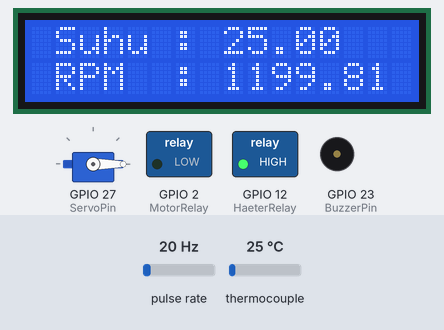
The sketch below on a simulated ESP32. Parts: 16×2 character LCD, servo, switched loads named in the sketch (green lamp = pin HIGH), buzzer (waves = sounding, pin HIGH). Wiring (inferred from the names in the program): pulse sensor: data GPIO 4. The inputs (shaded band) are chosen by the test bench; at power-on: pulse rate 20 Hz, thermocouple 25 °C. WiFi joins after 1.5 s; servers stay silent unless stated; what the sketch prints to the serial monitor is not drawn.

Above: at 4.1 s.
4.2 s: pulse rate (sensor on GPIO 4) set to 50 Hz
At 4.43 s:
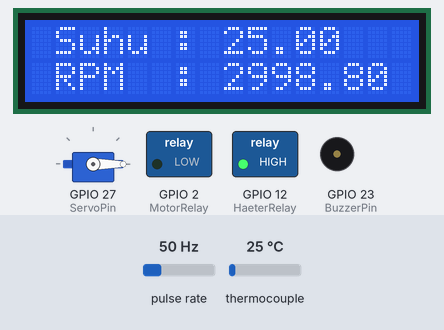
5.7 s: thermocouple set to 6 °C
At 6.17 s:
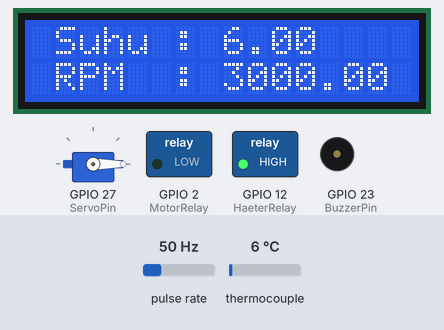
7.2 s: pulse rate (sensor on GPIO 4) set to 4 Hz
At 8.2 s:
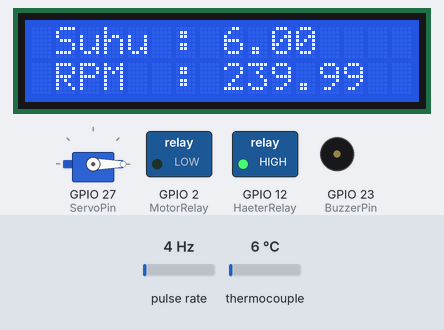
9.0 s: pulse rate (sensor on GPIO 4) set to 196 Hz
At 9.55 s:
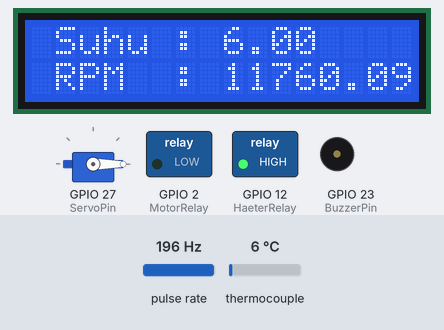
10.8 s: thermocouple set to 75 °C
At 11.6 s:
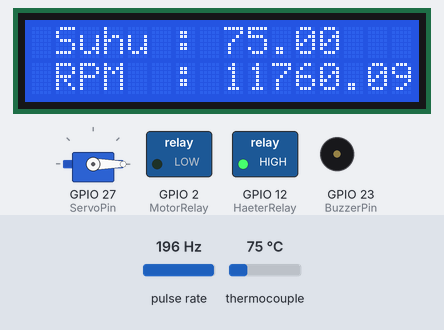
13.2 s: thermocouple set to 150 °C
At 13.9 s:
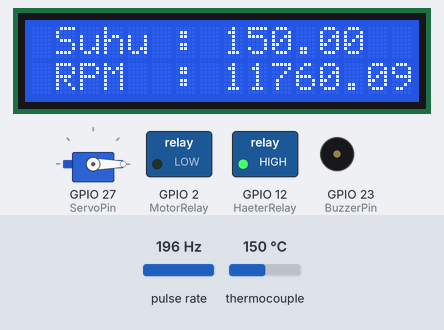
Timing chart, 0 to 15.7 s (numbered marks = the images above; inputs shaded):
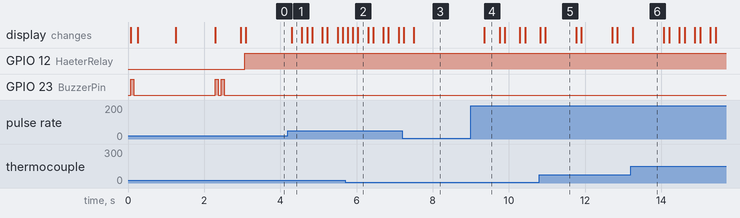

The sketch:

reactor_hydrothermal.ino
```cpp
#define BLYNK_TEMPLATE_ID "TMPL6plP2ulU5"
#define BLYNK_TEMPLATE_NAME "Project Testing"
#define BLYNK_AUTH_TOKEN "eMnTBrDWICpLktidOXI4P-r5VqlyM0um"

#include <WiFi.h>
#include <max6675.h>
#include <BlynkSimpleEsp32.h>
#include <ESP32Servo.h>
#include <LiquidCrystal_I2C.h>

char ssid[] = "Tinkpad";
char password[] = "12345678";

#define BuzzerPin   23
#define HaeterRelay 12
#define MotorRelay  2
#define ServoPin    27
#define SENSOR_PIN  4

// Pin sensor suhu MAX6675
#define SO_PIN  19
#define CS_PIN  5
#define SCK_PIN 18

Servo myservo;

static bool activated = false;
static unsigned long startMs = 0;
unsigned long timerMillis = 0;

// Speed Sensor Variabel
const int SLOTS_PER_REV = 1;
volatile unsigned long last_micros = 0;
volatile unsigned long pulse_interval = 0;
volatile bool new_pulse = false;
static float rpm;

int setPoint = 0;

LiquidCrystal_I2C lcd(0x27, 16, 2);
MAX6675 thermocouple(SCK_PIN, CS_PIN, SO_PIN);

void IRAM_ATTR optoISR() {
  unsigned long current_micros = micros();
  unsigned long duration = current_micros - last_micros;

  // Debounce optik sederhana (mengabaikan pembacaan di bawah 1ms)
  if (duration > 1000) {
    pulse_interval = duration;
    last_micros = current_micros;
    new_pulse = true;
  }
}

void buzzer(int index = 3, int timerBuzzer = 80){
   for(int i=0; i<index; i++){
      digitalWrite(BuzzerPin, HIGH);
      delay(timerBuzzer);
      digitalWrite(BuzzerPin, LOW);
      delay(timerBuzzer);
  }
}

void connectWifi(){
  buzzer(1);
  Serial.println("Connecting to WiFi...");
      lcd.setCursor(0,0); lcd.print("Menghubungkan Ke");
      lcd.setCursor(0,1); lcd.print("Jaringan Wifi");
  WiFi.begin(ssid, password);
  while (WiFi.status() != WL_CONNECTED) {
    delay(1000);
    Serial.print("."); lcd.print(".");
  }  Serial.println("Wifi Terhubung");
       lcd.setCursor(0,0); lcd.print(" Jaringan Wifi  ");
       lcd.setCursor(0,1); lcd.print("   Terhubung    ");
       buzzer(2);
}

void HallSensor(){

  if (new_pulse) {
    // Ambil data interval secara aman dari ISR
    noInterrupts();
    unsigned long interval = pulse_interval;
    new_pulse = false;
    interrupts();

    // Rumus: (60.000.000 mikrodetik / interval per pulsa) / jumlah lubang
    rpm = (60000000.0 / interval) / SLOTS_PER_REV;
  }

  // Timeout jika roda berhenti (> 2 detik tanpa pulsa)
  if (micros() - last_micros > 2000000) {
    rpm = 0.0;
  }

  // Cetak hasil ke Serial Monitor tiap 500 ms
  static unsigned long last_print = 0;
  if (millis() - last_print >= 500) {
    last_print = millis();
    Serial.print("Kecepatan Rotasi: ");
    Serial.print(rpm, 1);
    Serial.println(" RPM");
  }
}

void setup() {

  Serial.begin(115200);
  pinMode(BuzzerPin, OUTPUT);
  pinMode(HaeterRelay, OUTPUT);
  pinMode(MotorRelay, OUTPUT);
  pinMode(SENSOR_PIN, INPUT_PULLUP);

  lcd.init(); lcd.backlight(); lcd.clear();

  connectWifi();

  Blynk.begin(BLYNK_AUTH_TOKEN, ssid, password);
  Serial.println("terhubung");

  attachInterrupt(digitalPinToInterrupt(SENSOR_PIN), optoISR, RISING);

  ESP32PWM::allocateTimer(0);
  myservo.setPeriodHertz(50);
  myservo.attach(ServoPin, 500, 2400);

  Blynk.virtualWrite(V1, 0);
  Blynk.virtualWrite(V3, 0);

  int pos = 0;
  myservo.write(pos);
		delay(15);
}

void loop() {
  Blynk.run();

  HallSensor();
  double suhu = thermocouple.readCelsius();
  Blynk.virtualWrite(V0, suhu);
  Blynk.virtualWrite(V2, rpm);

  lcd.setCursor(0,0); lcd.print(" Suhu : "); lcd.print(suhu); lcd.print("   ");
  lcd.setCursor(0,1); lcd.print(" RPM  : "); lcd.print(rpm); lcd.print("   ");
  delay(100);


    if(suhu >= 210){
      digitalWrite(HaeterRelay, LOW);
    } else if(suhu < 205){
      digitalWrite(HaeterRelay, HIGH);
    }

  if(activated && startMs!=0){
    if(millis() - timerMillis < startMs){
      digitalWrite(MotorRelay, HIGH);
      myservo.write(setPoint);
    } else {
      Blynk.virtualWrite(V1, 0);
      Blynk.virtualWrite(V3, 0);
      myservo.write(0); setPoint=0;
      digitalWrite(MotorRelay, LOW);
      activated = false;
    }
  } else {
    timerMillis = millis();
  }
}

BLYNK_WRITE(V1){
  int statusRelay = param.asInt();

  if (statusRelay == 1) {
    activated = true;
    if(startMs!=0){
      buzzer();
    }
  } else {
    activated = false;
    setPoint = 0;
    Blynk.virtualWrite(V3, 0);
    digitalWrite(MotorRelay, LOW);
    myservo.write(setPoint);
  }
}

BLYNK_WRITE(V3){
  int levelSpeed = param.asInt();

  if (levelSpeed == 1) {
    setPoint = 60;
  } else if (levelSpeed == 2) {
    setPoint = 120;
  } else if (levelSpeed == 3) {
    setPoint = 180;
  } else {
    setPoint = 0;
  }
}

BLYNK_WRITE(V5){
    TimeInputParam t(param);
    if(t.hasStartTime())
    {
      startMs =
        t.getStartHour()   * 3600000UL +
        t.getStartMinute() * 60000UL +
        t.getStartSecond() * 1000UL;

      Serial.print("Start Time : ");
      Serial.println(startMs);
    }

    if(t.hasStopTime())
    {
      t.getStopHour();
      t.getStopMinute();
    }

    if(activated){
      buzzer();
    }
}
```

Measured:
- after the input at 4.2 s, the display: changes after 0.10 s (image 1)
- after the input at 5.7 s, the display: changes after 0.07 s (image 2)
- after the input at 7.2 s, the display: first differs from a run without the input after 0.30 s (image 3)
- after the input at 9.0 s, the display: changes after 0.35 s (image 4)
- after the input at 10.8 s, the display: first differs from a run without the input after 0.16 s (image 5)
- after the input at 13.2 s, the display: changes after 0.05 s (image 6)
- what the display in image 4 shows lasts 0.4 s, from 9.4 s to 9.8 s
